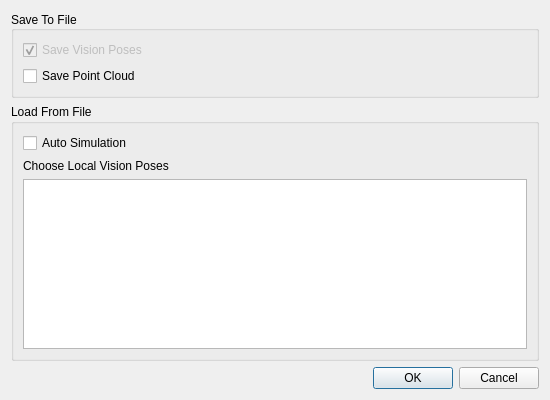
<?xml version="1.0" encoding="UTF-8"?>
<ui version="4.0">
 <class>mmind::SimulateVisionDialog</class>
 <widget class="QWidget" name="mmind::SimulateVisionDialog">
  <property name="geometry">
   <rect>
    <x>0</x>
    <y>0</y>
    <width>550</width>
    <height>400</height>
   </rect>
  </property>
  <property name="maximumSize">
   <size>
    <width>16777215</width>
    <height>500</height>
   </size>
  </property>
  <property name="windowTitle">
   <string>Set Vision Results</string>
  </property>
  <layout class="QGridLayout" name="gridLayout_2">
   <item row="0" column="0">
    <widget class="QGroupBox" name="groupBox">
     <property name="maximumSize">
      <size>
       <width>1024</width>
       <height>100</height>
      </size>
     </property>
     <property name="baseSize">
      <size>
       <width>0</width>
       <height>20</height>
      </size>
     </property>
     <property name="title">
      <string>Save To File</string>
     </property>
     <property name="alignment">
      <set>Qt::AlignLeading|Qt::AlignLeft|Qt::AlignVCenter</set>
     </property>
     <layout class="QVBoxLayout" name="verticalLayout_2">
      <item>
       <widget class="QCheckBox" name="saveVisualPoses">
        <property name="enabled">
         <bool>false</bool>
        </property>
        <property name="text">
         <string>Save Vision Poses</string>
        </property>
        <property name="checkable">
         <bool>true</bool>
        </property>
        <property name="checked">
         <bool>true</bool>
        </property>
       </widget>
      </item>
      <item>
       <widget class="QCheckBox" name="savePointCloud">
        <property name="text">
         <string>Save Point Cloud</string>
        </property>
        <property name="checkable">
         <bool>true</bool>
        </property>
       </widget>
      </item>
     </layout>
    </widget>
   </item>
   <item row="2" column="0">
    <widget class="QGroupBox" name="groupBox_2">
     <property name="enabled">
      <bool>true</bool>
     </property>
     <property name="maximumSize">
      <size>
       <width>1024</width>
       <height>500</height>
      </size>
     </property>
     <property name="baseSize">
      <size>
       <width>0</width>
       <height>20</height>
      </size>
     </property>
     <property name="title">
      <string>Load From File</string>
     </property>
     <layout class="QGridLayout" name="gridLayout">
      <item row="3" column="0" alignment="Qt::AlignVCenter">
       <widget class="QTableView" name="tableView">
        <property name="enabled">
         <bool>true</bool>
        </property>
        <property name="sizePolicy">
         <sizepolicy hsizetype="Preferred" vsizetype="Expanding">
          <horstretch>0</horstretch>
          <verstretch>0</verstretch>
         </sizepolicy>
        </property>
        <property name="mouseTracking">
         <bool>true</bool>
        </property>
        <property name="layoutDirection">
         <enum>Qt::LeftToRight</enum>
        </property>
        <property name="autoFillBackground">
         <bool>true</bool>
        </property>
        <property name="autoScroll">
         <bool>false</bool>
        </property>
        <property name="editTriggers">
         <set>QAbstractItemView::NoEditTriggers</set>
        </property>
        <property name="showDropIndicator" stdset="0">
         <bool>false</bool>
        </property>
        <property name="alternatingRowColors">
         <bool>true</bool>
        </property>
        <property name="showGrid">
         <bool>false</bool>
        </property>
        <attribute name="verticalHeaderVisible">
         <bool>false</bool>
        </attribute>
       </widget>
      </item>
      <item row="1" column="0">
       <widget class="QLabel" name="label">
        <property name="text">
         <string>Choose Local Vision Poses</string>
        </property>
       </widget>
      </item>
      <item row="0" column="0">
       <widget class="QCheckBox" name="EnableAutoSimulation">
        <property name="enabled">
         <bool>true</bool>
        </property>
        <property name="text">
         <string>Auto Simulation</string>
        </property>
       </widget>
      </item>
     </layout>
    </widget>
   </item>
   <item row="3" column="0">
    <widget class="QDialogButtonBox" name="buttonBox">
     <property name="standardButtons">
      <set>QDialogButtonBox::Cancel|QDialogButtonBox::Ok</set>
     </property>
    </widget>
   </item>
  </layout>
 </widget>
 <resources/>
 <connections/>
</ui>
